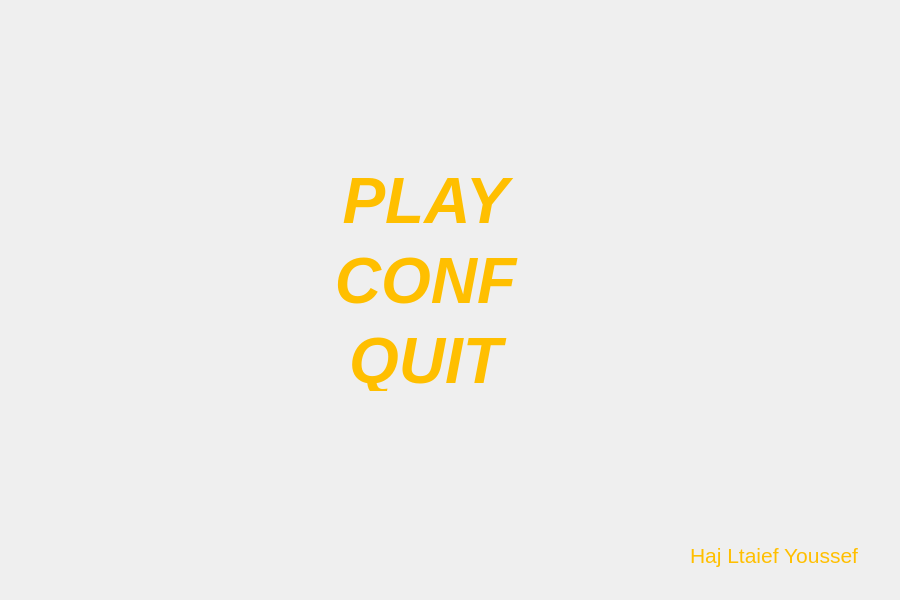
<?xml version="1.0" encoding="UTF-8"?>
<ui version="4.0">
 <class>firstPage</class>
 <widget class="QWidget" name="firstPage">
  <property name="geometry">
   <rect>
    <x>0</x>
    <y>0</y>
    <width>900</width>
    <height>600</height>
   </rect>
  </property>
  <property name="windowTitle">
   <string>Chess Game</string>
  </property>
  <widget class="mouseEvent" name="play">
   <property name="geometry">
    <rect>
     <x>320</x>
     <y>170</y>
     <width>211</width>
     <height>61</height>
    </rect>
   </property>
   <property name="font">
    <font>
     <family>Arial</family>
     <pointsize>48</pointsize>
     <weight>75</weight>
     <italic>true</italic>
     <bold>true</bold>
    </font>
   </property>
   <property name="styleSheet">
    <string notr="true">color : #ffbf00;
</string>
   </property>
   <property name="text">
    <string>PLAY</string>
   </property>
   <property name="alignment">
    <set>Qt::AlignCenter</set>
   </property>
  </widget>
  <widget class="mouseEvent" name="conf">
   <property name="geometry">
    <rect>
     <x>320</x>
     <y>250</y>
     <width>211</width>
     <height>61</height>
    </rect>
   </property>
   <property name="font">
    <font>
     <family>Arial</family>
     <pointsize>48</pointsize>
     <weight>75</weight>
     <italic>true</italic>
     <bold>true</bold>
    </font>
   </property>
   <property name="styleSheet">
    <string notr="true">color:#ffbf00;</string>
   </property>
   <property name="text">
    <string>CONF</string>
   </property>
   <property name="alignment">
    <set>Qt::AlignCenter</set>
   </property>
  </widget>
  <widget class="mouseEvent" name="quit">
   <property name="geometry">
    <rect>
     <x>320</x>
     <y>330</y>
     <width>211</width>
     <height>61</height>
    </rect>
   </property>
   <property name="font">
    <font>
     <family>Arial</family>
     <pointsize>48</pointsize>
     <weight>75</weight>
     <italic>true</italic>
     <bold>true</bold>
    </font>
   </property>
   <property name="styleSheet">
    <string notr="true">color:#ffbf00;</string>
   </property>
   <property name="text">
    <string>QUIT</string>
   </property>
   <property name="alignment">
    <set>Qt::AlignCenter</set>
   </property>
  </widget>
  <widget class="QLabel" name="label">
   <property name="geometry">
    <rect>
     <x>690</x>
     <y>540</y>
     <width>181</width>
     <height>31</height>
    </rect>
   </property>
   <property name="font">
    <font>
     <family>Arial</family>
     <pointsize>16</pointsize>
    </font>
   </property>
   <property name="styleSheet">
    <string notr="true">color:#ffbf00;
</string>
   </property>
   <property name="text">
    <string>Haj Ltaief Youssef</string>
   </property>
  </widget>
 </widget>
 <customwidgets>
  <customwidget>
   <class>mouseEvent</class>
   <extends>QLabel</extends>
   <header>mouseevent.h</header>
  </customwidget>
 </customwidgets>
 <resources/>
 <connections/>
</ui>
